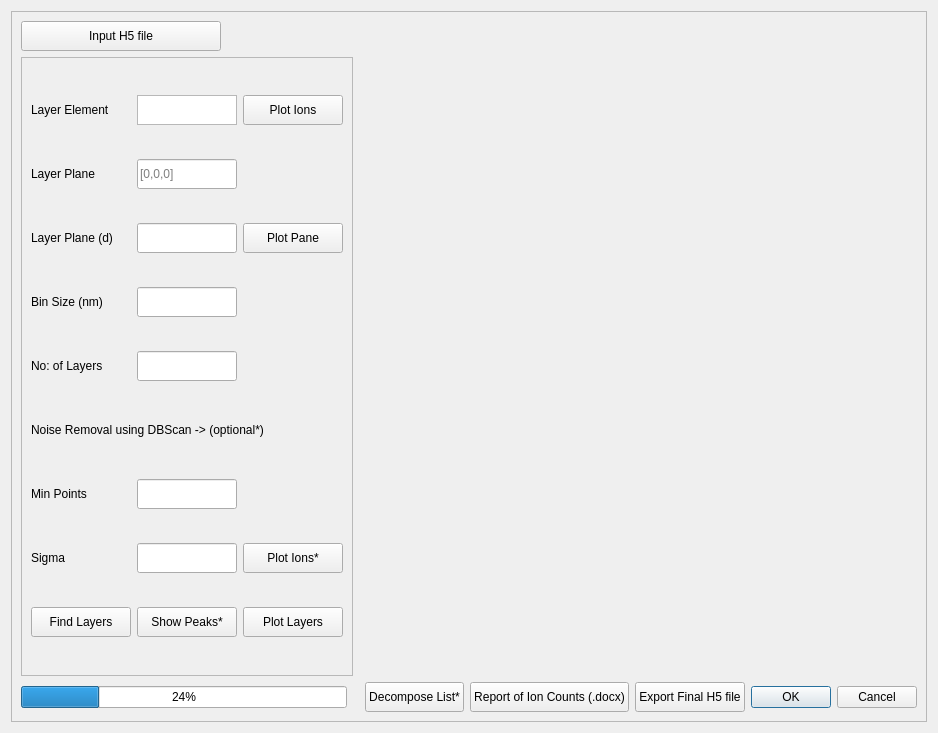
<?xml version="1.0" encoding="UTF-8"?>
<ui version="4.0">
 <class>Dialog</class>
 <widget class="QDialog" name="Dialog">
  <property name="geometry">
   <rect>
    <x>0</x>
    <y>0</y>
    <width>931</width>
    <height>733</height>
   </rect>
  </property>
  <property name="sizePolicy">
   <sizepolicy hsizetype="MinimumExpanding" vsizetype="MinimumExpanding">
    <horstretch>0</horstretch>
    <verstretch>0</verstretch>
   </sizepolicy>
  </property>
  <property name="windowTitle">
   <string>Dialog</string>
  </property>
  <layout class="QGridLayout" name="gridLayout">
   <item row="0" column="0">
    <widget class="QFrame" name="frame">
     <property name="frameShape">
      <enum>QFrame::StyledPanel</enum>
     </property>
     <property name="frameShadow">
      <enum>QFrame::Raised</enum>
     </property>
     <layout class="QGridLayout" name="gridLayout_2">
      <item row="1" column="0" colspan="2">
       <widget class="QFrame" name="frame_2">
        <property name="frameShape">
         <enum>QFrame::StyledPanel</enum>
        </property>
        <property name="frameShadow">
         <enum>QFrame::Raised</enum>
        </property>
        <layout class="QGridLayout" name="gridLayout_4">
         <item row="1" column="1">
          <widget class="QLineEdit" name="lineEdit">
           <property name="sizePolicy">
            <sizepolicy hsizetype="Maximum" vsizetype="Maximum">
             <horstretch>0</horstretch>
             <verstretch>0</verstretch>
            </sizepolicy>
           </property>
           <property name="minimumSize">
            <size>
             <width>100</width>
             <height>30</height>
            </size>
           </property>
           <property name="maximumSize">
            <size>
             <width>100</width>
             <height>30</height>
            </size>
           </property>
           <property name="toolTip">
            <string>Enter the miller indices of plane</string>
           </property>
           <property name="placeholderText">
            <string>[0,0,0]</string>
           </property>
          </widget>
         </item>
         <item row="1" column="0">
          <widget class="QLabel" name="label_4">
           <property name="sizePolicy">
            <sizepolicy hsizetype="Maximum" vsizetype="Maximum">
             <horstretch>0</horstretch>
             <verstretch>0</verstretch>
            </sizepolicy>
           </property>
           <property name="minimumSize">
            <size>
             <width>100</width>
             <height>30</height>
            </size>
           </property>
           <property name="text">
            <string>Layer Plane</string>
           </property>
          </widget>
         </item>
         <item row="0" column="1">
          <widget class="QTextEdit" name="textEdit">
           <property name="sizePolicy">
            <sizepolicy hsizetype="Maximum" vsizetype="Maximum">
             <horstretch>0</horstretch>
             <verstretch>0</verstretch>
            </sizepolicy>
           </property>
           <property name="minimumSize">
            <size>
             <width>100</width>
             <height>30</height>
            </size>
           </property>
           <property name="maximumSize">
            <size>
             <width>100</width>
             <height>30</height>
            </size>
           </property>
           <property name="toolTip">
            <string>Enter ion from periodic table</string>
           </property>
          </widget>
         </item>
         <item row="0" column="2">
          <widget class="QPushButton" name="pushButton_2">
           <property name="sizePolicy">
            <sizepolicy hsizetype="Maximum" vsizetype="Maximum">
             <horstretch>0</horstretch>
             <verstretch>0</verstretch>
            </sizepolicy>
           </property>
           <property name="maximumSize">
            <size>
             <width>200</width>
             <height>30</height>
            </size>
           </property>
           <property name="toolTip">
            <string>Plot the specified ion (if the exact name exist)</string>
           </property>
           <property name="text">
            <string>Plot Ions</string>
           </property>
          </widget>
         </item>
         <item row="3" column="0">
          <widget class="QLabel" name="label_5">
           <property name="sizePolicy">
            <sizepolicy hsizetype="Maximum" vsizetype="Maximum">
             <horstretch>0</horstretch>
             <verstretch>0</verstretch>
            </sizepolicy>
           </property>
           <property name="minimumSize">
            <size>
             <width>100</width>
             <height>30</height>
            </size>
           </property>
           <property name="text">
            <string>Bin Size (nm)</string>
           </property>
          </widget>
         </item>
         <item row="3" column="1">
          <widget class="QLineEdit" name="lineEdit_9">
           <property name="sizePolicy">
            <sizepolicy hsizetype="Maximum" vsizetype="Maximum">
             <horstretch>0</horstretch>
             <verstretch>0</verstretch>
            </sizepolicy>
           </property>
           <property name="minimumSize">
            <size>
             <width>100</width>
             <height>30</height>
            </size>
           </property>
           <property name="maximumSize">
            <size>
             <width>100</width>
             <height>30</height>
            </size>
           </property>
           <property name="toolTip">
            <string>Enter bin size for layer plane incriments</string>
           </property>
          </widget>
         </item>
         <item row="0" column="0">
          <widget class="QLabel" name="label">
           <property name="sizePolicy">
            <sizepolicy hsizetype="Maximum" vsizetype="Maximum">
             <horstretch>0</horstretch>
             <verstretch>0</verstretch>
            </sizepolicy>
           </property>
           <property name="maximumSize">
            <size>
             <width>100</width>
             <height>30</height>
            </size>
           </property>
           <property name="text">
            <string>Layer Element</string>
           </property>
          </widget>
         </item>
         <item row="2" column="1">
          <widget class="QLineEdit" name="lineEdit_2">
           <property name="sizePolicy">
            <sizepolicy hsizetype="Maximum" vsizetype="Maximum">
             <horstretch>0</horstretch>
             <verstretch>0</verstretch>
            </sizepolicy>
           </property>
           <property name="minimumSize">
            <size>
             <width>100</width>
             <height>30</height>
            </size>
           </property>
           <property name="maximumSize">
            <size>
             <width>100</width>
             <height>30</height>
            </size>
           </property>
           <property name="toolTip">
            <string>Enter distance of plane from origin</string>
           </property>
          </widget>
         </item>
         <item row="2" column="0">
          <widget class="QLabel" name="label_6">
           <property name="sizePolicy">
            <sizepolicy hsizetype="Maximum" vsizetype="Maximum">
             <horstretch>0</horstretch>
             <verstretch>0</verstretch>
            </sizepolicy>
           </property>
           <property name="minimumSize">
            <size>
             <width>100</width>
             <height>30</height>
            </size>
           </property>
           <property name="text">
            <string>Layer Plane (d)</string>
           </property>
          </widget>
         </item>
         <item row="4" column="0">
          <widget class="QLabel" name="label_2">
           <property name="sizePolicy">
            <sizepolicy hsizetype="Maximum" vsizetype="Maximum">
             <horstretch>0</horstretch>
             <verstretch>0</verstretch>
            </sizepolicy>
           </property>
           <property name="minimumSize">
            <size>
             <width>100</width>
             <height>30</height>
            </size>
           </property>
           <property name="text">
            <string>No: of Layers</string>
           </property>
          </widget>
         </item>
         <item row="4" column="1">
          <widget class="QLineEdit" name="lineEdit_3">
           <property name="sizePolicy">
            <sizepolicy hsizetype="Maximum" vsizetype="Maximum">
             <horstretch>0</horstretch>
             <verstretch>0</verstretch>
            </sizepolicy>
           </property>
           <property name="minimumSize">
            <size>
             <width>100</width>
             <height>30</height>
            </size>
           </property>
           <property name="maximumSize">
            <size>
             <width>100</width>
             <height>30</height>
            </size>
           </property>
           <property name="toolTip">
            <string>Enter number of mono-layers present in the data</string>
           </property>
          </widget>
         </item>
         <item row="8" column="1">
          <widget class="QLineEdit" name="lineEdit_8">
           <property name="sizePolicy">
            <sizepolicy hsizetype="Maximum" vsizetype="Maximum">
             <horstretch>0</horstretch>
             <verstretch>0</verstretch>
            </sizepolicy>
           </property>
           <property name="minimumSize">
            <size>
             <width>100</width>
             <height>30</height>
            </size>
           </property>
           <property name="maximumSize">
            <size>
             <width>100</width>
             <height>30</height>
            </size>
           </property>
           <property name="toolTip">
            <string>How close the ponts should be to consider as cluster</string>
           </property>
          </widget>
         </item>
         <item row="2" column="2">
          <widget class="QPushButton" name="pushButton_4">
           <property name="sizePolicy">
            <sizepolicy hsizetype="Maximum" vsizetype="Maximum">
             <horstretch>0</horstretch>
             <verstretch>0</verstretch>
            </sizepolicy>
           </property>
           <property name="minimumSize">
            <size>
             <width>100</width>
             <height>30</height>
            </size>
           </property>
           <property name="toolTip">
            <string>Plot the specified plane on the 3D plot</string>
           </property>
           <property name="text">
            <string>Plot Pane</string>
           </property>
          </widget>
         </item>
         <item row="7" column="1">
          <widget class="QLineEdit" name="lineEdit_7">
           <property name="sizePolicy">
            <sizepolicy hsizetype="Maximum" vsizetype="Maximum">
             <horstretch>0</horstretch>
             <verstretch>0</verstretch>
            </sizepolicy>
           </property>
           <property name="minimumSize">
            <size>
             <width>100</width>
             <height>30</height>
            </size>
           </property>
           <property name="maximumSize">
            <size>
             <width>100</width>
             <height>30</height>
            </size>
           </property>
           <property name="toolTip">
            <string>The minimum no: of points to form a dense region</string>
           </property>
          </widget>
         </item>
         <item row="8" column="0">
          <widget class="QLabel" name="label_15">
           <property name="sizePolicy">
            <sizepolicy hsizetype="Maximum" vsizetype="Maximum">
             <horstretch>0</horstretch>
             <verstretch>0</verstretch>
            </sizepolicy>
           </property>
           <property name="minimumSize">
            <size>
             <width>100</width>
             <height>30</height>
            </size>
           </property>
           <property name="text">
            <string>Sigma</string>
           </property>
          </widget>
         </item>
         <item row="7" column="0">
          <widget class="QLabel" name="label_14">
           <property name="sizePolicy">
            <sizepolicy hsizetype="Maximum" vsizetype="Maximum">
             <horstretch>0</horstretch>
             <verstretch>0</verstretch>
            </sizepolicy>
           </property>
           <property name="minimumSize">
            <size>
             <width>100</width>
             <height>30</height>
            </size>
           </property>
           <property name="text">
            <string>Min Points</string>
           </property>
          </widget>
         </item>
         <item row="8" column="2">
          <widget class="QPushButton" name="pushButton_11">
           <property name="sizePolicy">
            <sizepolicy hsizetype="Maximum" vsizetype="Maximum">
             <horstretch>0</horstretch>
             <verstretch>0</verstretch>
            </sizepolicy>
           </property>
           <property name="maximumSize">
            <size>
             <width>200</width>
             <height>30</height>
            </size>
           </property>
           <property name="toolTip">
            <string>Plot the ions after DBSCAN to update noises (ignored) in red</string>
           </property>
           <property name="text">
            <string>Plot Ions*</string>
           </property>
          </widget>
         </item>
         <item row="5" column="0" colspan="3">
          <widget class="QLabel" name="label_13">
           <property name="sizePolicy">
            <sizepolicy hsizetype="Maximum" vsizetype="Maximum">
             <horstretch>0</horstretch>
             <verstretch>0</verstretch>
            </sizepolicy>
           </property>
           <property name="minimumSize">
            <size>
             <width>100</width>
             <height>30</height>
            </size>
           </property>
           <property name="text">
            <string>Noise Removal using DBScan -&gt; (optional*)</string>
           </property>
          </widget>
         </item>
         <item row="10" column="0">
          <widget class="QPushButton" name="pushButton_5">
           <property name="sizePolicy">
            <sizepolicy hsizetype="Maximum" vsizetype="Fixed">
             <horstretch>0</horstretch>
             <verstretch>0</verstretch>
            </sizepolicy>
           </property>
           <property name="minimumSize">
            <size>
             <width>100</width>
             <height>30</height>
            </size>
           </property>
           <property name="maximumSize">
            <size>
             <width>100</width>
             <height>30</height>
            </size>
           </property>
           <property name="toolTip">
            <string>Find layers on the latest plot</string>
           </property>
           <property name="text">
            <string>Find Layers</string>
           </property>
          </widget>
         </item>
         <item row="10" column="1">
          <widget class="QPushButton" name="pushButton">
           <property name="sizePolicy">
            <sizepolicy hsizetype="Maximum" vsizetype="Fixed">
             <horstretch>0</horstretch>
             <verstretch>0</verstretch>
            </sizepolicy>
           </property>
           <property name="minimumSize">
            <size>
             <width>100</width>
             <height>30</height>
            </size>
           </property>
           <property name="maximumSize">
            <size>
             <width>100</width>
             <height>30</height>
            </size>
           </property>
           <property name="toolTip">
            <string>See the number of ions across each plane in the direction of plane</string>
           </property>
           <property name="text">
            <string>Show Peaks*</string>
           </property>
          </widget>
         </item>
         <item row="10" column="2">
          <widget class="QPushButton" name="pushButton_13">
           <property name="sizePolicy">
            <sizepolicy hsizetype="Maximum" vsizetype="Fixed">
             <horstretch>0</horstretch>
             <verstretch>0</verstretch>
            </sizepolicy>
           </property>
           <property name="minimumSize">
            <size>
             <width>100</width>
             <height>30</height>
            </size>
           </property>
           <property name="maximumSize">
            <size>
             <width>100</width>
             <height>30</height>
            </size>
           </property>
           <property name="toolTip">
            <string>Show final layer(s) between planes</string>
           </property>
           <property name="text">
            <string>Plot Layers</string>
           </property>
          </widget>
         </item>
        </layout>
       </widget>
      </item>
      <item row="3" column="5">
       <widget class="QPushButton" name="pushButton_15">
        <property name="minimumSize">
         <size>
          <width>0</width>
          <height>30</height>
         </size>
        </property>
        <property name="maximumSize">
         <size>
          <width>200</width>
          <height>30</height>
         </size>
        </property>
        <property name="toolTip">
         <string>The completed analysis can be exported as report for later review</string>
        </property>
        <property name="text">
         <string>Export Final H5 file</string>
        </property>
       </widget>
      </item>
      <item row="3" column="0">
       <widget class="QProgressBar" name="progressBar">
        <property name="value">
         <number>24</number>
        </property>
       </widget>
      </item>
      <item row="0" column="0">
       <widget class="QPushButton" name="pushButton_3">
        <property name="maximumSize">
         <size>
          <width>200</width>
          <height>30</height>
         </size>
        </property>
        <property name="toolTip">
         <string>Input the mapped H5 file</string>
        </property>
        <property name="text">
         <string>Input H5 file</string>
        </property>
       </widget>
      </item>
      <item row="3" column="6">
       <widget class="QDialogButtonBox" name="buttonBox">
        <property name="orientation">
         <enum>Qt::Horizontal</enum>
        </property>
        <property name="standardButtons">
         <set>QDialogButtonBox::Cancel|QDialogButtonBox::Ok</set>
        </property>
       </widget>
      </item>
      <item row="0" column="2" rowspan="2" colspan="5">
       <widget class="QWidget" name="widget" native="true">
        <property name="minimumSize">
         <size>
          <width>500</width>
          <height>500</height>
         </size>
        </property>
       </widget>
      </item>
      <item row="3" column="3">
       <widget class="QPushButton" name="pushButton_14">
        <property name="minimumSize">
         <size>
          <width>0</width>
          <height>30</height>
         </size>
        </property>
        <property name="maximumSize">
         <size>
          <width>200</width>
          <height>30</height>
         </size>
        </property>
        <property name="toolTip">
         <string>To add ions in this list means they will be decomposed in the final count</string>
        </property>
        <property name="text">
         <string>Decompose List*</string>
        </property>
       </widget>
      </item>
      <item row="3" column="4">
       <widget class="QPushButton" name="pushButton_16">
        <property name="minimumSize">
         <size>
          <width>0</width>
          <height>30</height>
         </size>
        </property>
        <property name="maximumSize">
         <size>
          <width>200</width>
          <height>30</height>
         </size>
        </property>
        <property name="toolTip">
         <string>Report with the current plot and counts as Word file</string>
        </property>
        <property name="text">
         <string>Report of Ion Counts (.docx)</string>
        </property>
       </widget>
      </item>
     </layout>
    </widget>
   </item>
  </layout>
 </widget>
 <resources/>
 <connections>
  <connection>
   <sender>buttonBox</sender>
   <signal>accepted()</signal>
   <receiver>Dialog</receiver>
   <slot>accept()</slot>
   <hints>
    <hint type="sourcelabel">
     <x>248</x>
     <y>254</y>
    </hint>
    <hint type="destinationlabel">
     <x>157</x>
     <y>274</y>
    </hint>
   </hints>
  </connection>
  <connection>
   <sender>buttonBox</sender>
   <signal>rejected()</signal>
   <receiver>Dialog</receiver>
   <slot>reject()</slot>
   <hints>
    <hint type="sourcelabel">
     <x>316</x>
     <y>260</y>
    </hint>
    <hint type="destinationlabel">
     <x>286</x>
     <y>274</y>
    </hint>
   </hints>
  </connection>
 </connections>
</ui>
